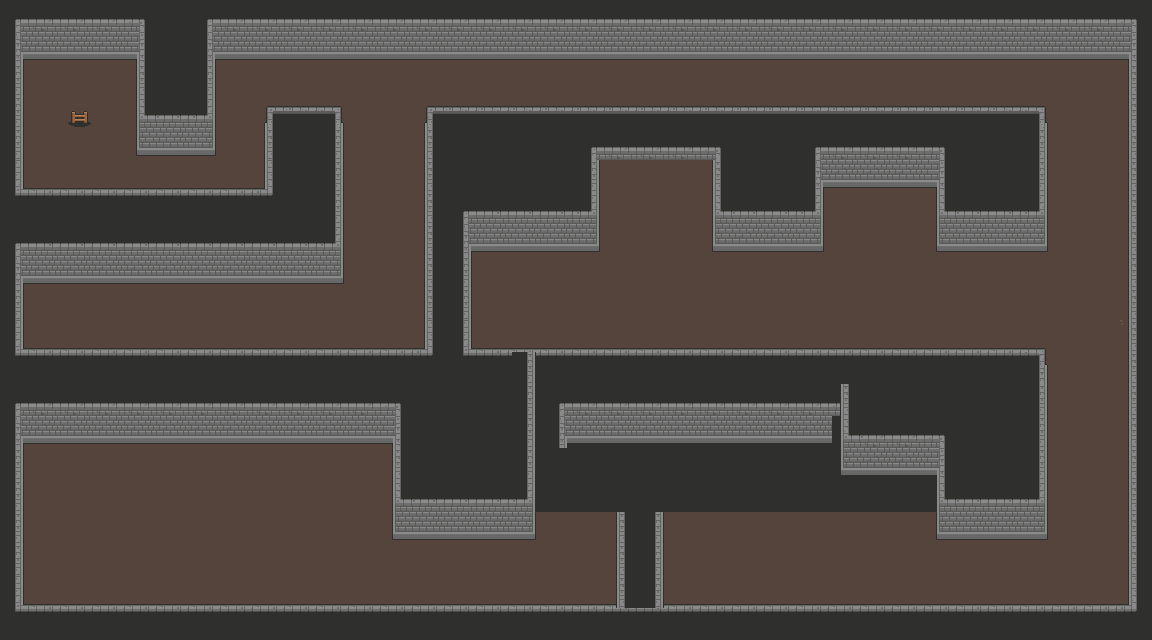

This game map was drawn from its Tiled (.tmx) file and the tilesets committed beside it. A one-line description and the trimmed map source follow:
An orthogonal 36x20 tile map with 32x32 px tiles, 8 tile layers (Background, Earth, Tiles, Walls, ...).

<map version="1.5" tiledversion="1.7.2" orientation="orthogonal" renderorder="left-up" width="36" height="20" tilewidth="32" tileheight="32" infinite="0" nextlayerid="16" nextobjectid="1">
 <tileset firstgid="1" source="../Tiles/Dungeon_Tileset.tsx" />
 <layer id="1" name="Background" width="36" height="20" locked="1">
  <data>[720 cells, 720 non-empty, 1 distinct tile ids]</data>
 </layer>
 <layer id="12" name="Earth" width="36" height="20">
  <data>[720 cells, 625 non-empty, 3 distinct tile ids]</data>
 </layer>
 <layer id="13" name="Tiles" width="36" height="20" locked="1">
  <data>[720 cells, 0 non-empty, 0 distinct tile ids]</data>
 </layer>
 <layer id="9" name="Walls" width="36" height="20">
  <data>[720 cells, 442 non-empty, 25 distinct tile ids]</data>
 </layer>
 <layer id="15" name="AdditionalWalls" width="36" height="20">
  <data>[720 cells, 6 non-empty, 4 distinct tile ids]</data>
 </layer>
 <layer id="10" name="Objects" width="36" height="20" locked="1">
  <data>[720 cells, 1 non-empty, 1 distinct tile ids]</data>
 </layer>
 <layer id="14" name="Decor" width="36" height="20" locked="1">
  <data>[720 cells, 0 non-empty, 0 distinct tile ids]</data>
 </layer>
 <layer id="11" name="Keys" width="36" height="20" locked="1">
  <data>[720 cells, 0 non-empty, 0 distinct tile ids]</data>
 </layer>
 <objectgroup id="2" name="PlayerStartPosition" locked="1" />
 <objectgroup id="3" name="WallsCollisions" locked="1" />
 <objectgroup id="4" name="ObjectCollisions" locked="1" />
 <objectgroup id="6" name="KeyValuesCollisions" locked="1" />
</map>
